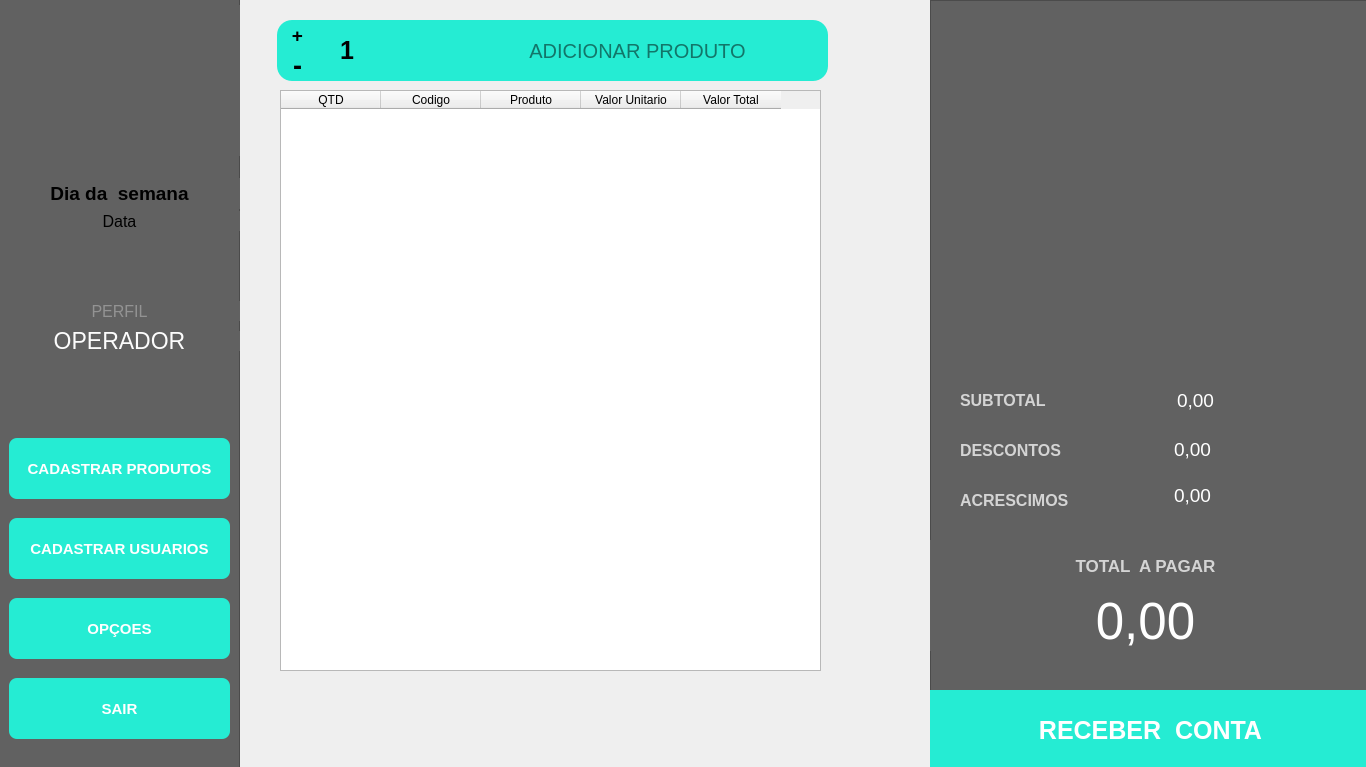
<?xml version="1.0" encoding="UTF-8"?>
<ui version="4.0">
 <class>PDV</class>
 <widget class="QMainWindow" name="PDV">
  <property name="geometry">
   <rect>
    <x>0</x>
    <y>0</y>
    <width>1366</width>
    <height>767</height>
   </rect>
  </property>
  <property name="windowTitle">
   <string>Super Market PDV</string>
  </property>
  <widget class="QWidget" name="centralwidget">
   <widget class="QFrame" name="ContainerValores">
    <property name="geometry">
     <rect>
      <x>930</x>
      <y>0</y>
      <width>441</width>
      <height>771</height>
     </rect>
    </property>
    <property name="styleSheet">
     <string notr="true">background-color: rgb(97, 97, 97);</string>
    </property>
    <property name="frameShape">
     <enum>QFrame::StyledPanel</enum>
    </property>
    <property name="frameShadow">
     <enum>QFrame::Raised</enum>
    </property>
    <widget class="QLabel" name="LabelTotal">
     <property name="geometry">
      <rect>
       <x>0</x>
       <y>540</y>
       <width>431</width>
       <height>51</height>
      </rect>
     </property>
     <property name="font">
      <font>
       <pointsize>13</pointsize>
       <weight>75</weight>
       <bold>true</bold>
      </font>
     </property>
     <property name="styleSheet">
      <string notr="true">color: rgb(212, 212, 212);</string>
     </property>
     <property name="text">
      <string>TOTAL  A PAGAR</string>
     </property>
     <property name="alignment">
      <set>Qt::AlignCenter</set>
     </property>
    </widget>
    <widget class="QLabel" name="LabelTotalValor">
     <property name="geometry">
      <rect>
       <x>0</x>
       <y>590</y>
       <width>431</width>
       <height>61</height>
      </rect>
     </property>
     <property name="font">
      <font>
       <pointsize>38</pointsize>
       <weight>50</weight>
       <bold>false</bold>
      </font>
     </property>
     <property name="styleSheet">
      <string notr="true">color: rgb(255, 255, 255);
</string>
     </property>
     <property name="text">
      <string>0,00</string>
     </property>
     <property name="alignment">
      <set>Qt::AlignCenter</set>
     </property>
    </widget>
    <widget class="QLabel" name="LabelSubtotal">
     <property name="geometry">
      <rect>
       <x>30</x>
       <y>390</y>
       <width>91</width>
       <height>21</height>
      </rect>
     </property>
     <property name="font">
      <font>
       <pointsize>12</pointsize>
       <weight>75</weight>
       <bold>true</bold>
      </font>
     </property>
     <property name="styleSheet">
      <string notr="true">color: rgb(212, 212, 212);</string>
     </property>
     <property name="text">
      <string>SUBTOTAL</string>
     </property>
    </widget>
    <widget class="QLabel" name="LabelDesconto">
     <property name="geometry">
      <rect>
       <x>30</x>
       <y>440</y>
       <width>111</width>
       <height>21</height>
      </rect>
     </property>
     <property name="font">
      <font>
       <pointsize>12</pointsize>
       <weight>75</weight>
       <bold>true</bold>
      </font>
     </property>
     <property name="styleSheet">
      <string notr="true">color: rgb(212, 212, 212);</string>
     </property>
     <property name="text">
      <string>DESCONTOS</string>
     </property>
    </widget>
    <widget class="QLabel" name="LabelAcrescimo">
     <property name="geometry">
      <rect>
       <x>30</x>
       <y>490</y>
       <width>111</width>
       <height>21</height>
      </rect>
     </property>
     <property name="font">
      <font>
       <pointsize>12</pointsize>
       <weight>75</weight>
       <bold>true</bold>
      </font>
     </property>
     <property name="styleSheet">
      <string notr="true">color: rgb(212, 212, 212);</string>
     </property>
     <property name="text">
      <string>ACRESCIMOS</string>
     </property>
    </widget>
    <widget class="QLabel" name="LabelSubtotalValor">
     <property name="geometry">
      <rect>
       <x>170</x>
       <y>390</y>
       <width>191</width>
       <height>21</height>
      </rect>
     </property>
     <property name="font">
      <font>
       <pointsize>14</pointsize>
      </font>
     </property>
     <property name="styleSheet">
      <string notr="true">color: rgb(255, 255, 255);</string>
     </property>
     <property name="text">
      <string>0,00</string>
     </property>
     <property name="alignment">
      <set>Qt::AlignCenter</set>
     </property>
    </widget>
    <widget class="QLineEdit" name="EntryDescontoValor">
     <property name="geometry">
      <rect>
       <x>168</x>
       <y>434</y>
       <width>191</width>
       <height>31</height>
      </rect>
     </property>
     <property name="font">
      <font>
       <pointsize>14</pointsize>
      </font>
     </property>
     <property name="styleSheet">
      <string notr="true">color: rgb(255, 255, 255);
background-color: rgb(97, 97, 97);
border-top-right-radius: 1px;
border-bottom-right-radius: 1px;</string>
     </property>
     <property name="text">
      <string>0,00</string>
     </property>
     <property name="alignment">
      <set>Qt::AlignCenter</set>
     </property>
    </widget>
    <widget class="QLineEdit" name="EntryAcrescimoValor">
     <property name="geometry">
      <rect>
       <x>168</x>
       <y>480</y>
       <width>191</width>
       <height>31</height>
      </rect>
     </property>
     <property name="font">
      <font>
       <pointsize>14</pointsize>
      </font>
     </property>
     <property name="styleSheet">
      <string notr="true">color: rgb(255, 255, 255);
background-color: rgb(97, 97, 97);
border-top-right-radius: 1px;
border-bottom-right-radius: 1px;</string>
     </property>
     <property name="text">
      <string>0,00</string>
     </property>
     <property name="alignment">
      <set>Qt::AlignCenter</set>
     </property>
    </widget>
    <widget class="QPushButton" name="ButtonReceber">
     <property name="geometry">
      <rect>
       <x>0</x>
       <y>690</y>
       <width>441</width>
       <height>81</height>
      </rect>
     </property>
     <property name="font">
      <font>
       <pointsize>19</pointsize>
       <weight>75</weight>
       <bold>true</bold>
      </font>
     </property>
     <property name="styleSheet">
      <string notr="true">background-color: #25ecd3;
border-top-right-radius: 1px;
border-bottom-right-radius: 1px;
color: rgb(255, 255, 255);</string>
     </property>
     <property name="text">
      <string>RECEBER  CONTA</string>
     </property>
    </widget>
   </widget>
   <widget class="QLabel" name="LabelEANLogo">
    <property name="geometry">
     <rect>
      <x>377</x>
      <y>20</y>
      <width>71</width>
      <height>61</height>
     </rect>
    </property>
    <property name="styleSheet">
     <string notr="true">border-top:0px solid #25ecd3;
border-right:0px solid #25ecd3;
border-bottom:0px solid #25ecd3;
border-left:0px solid #25ecd3;
background-color: #25ecd3;</string>
    </property>
    <property name="text">
     <string/>
    </property>
    <property name="pixmap">
     <pixmap>Imagens/Icones/EAN.png</pixmap>
    </property>
    <property name="alignment">
     <set>Qt::AlignCenter</set>
    </property>
   </widget>
   <widget class="QLineEdit" name="EntryEAN">
    <property name="geometry">
     <rect>
      <x>447</x>
      <y>20</y>
      <width>381</width>
      <height>61</height>
     </rect>
    </property>
    <property name="font">
     <font>
      <pointsize>15</pointsize>
     </font>
    </property>
    <property name="styleSheet">
     <string notr="true">background-color: #25ecd3;
border-top-right-radius: 15px;
border-bottom-right-radius: 15px;
</string>
    </property>
    <property name="alignment">
     <set>Qt::AlignCenter</set>
    </property>
    <property name="placeholderText">
     <string>ADICIONAR PRODUTO</string>
    </property>
   </widget>
   <widget class="QLineEdit" name="EditQuantidade">
    <property name="geometry">
     <rect>
      <x>317</x>
      <y>20</y>
      <width>61</width>
      <height>61</height>
     </rect>
    </property>
    <property name="font">
     <font>
      <pointsize>19</pointsize>
      <weight>75</weight>
      <bold>true</bold>
     </font>
    </property>
    <property name="styleSheet">
     <string notr="true">background-color: #25ecd3;
border-top-left-radius: 0px;
border-bottom-left-radius: 0px;</string>
    </property>
    <property name="text">
     <string>1</string>
    </property>
    <property name="alignment">
     <set>Qt::AlignCenter</set>
    </property>
   </widget>
   <widget class="QFrame" name="ContainerDados">
    <property name="geometry">
     <rect>
      <x>-1</x>
      <y>-1</y>
      <width>241</width>
      <height>771</height>
     </rect>
    </property>
    <property name="styleSheet">
     <string notr="true">background-color: rgb(97, 97, 97);</string>
    </property>
    <property name="frameShape">
     <enum>QFrame::StyledPanel</enum>
    </property>
    <property name="frameShadow">
     <enum>QFrame::Raised</enum>
    </property>
    <widget class="QLabel" name="LabelDiaSemana">
     <property name="geometry">
      <rect>
       <x>0</x>
       <y>179</y>
       <width>241</width>
       <height>31</height>
      </rect>
     </property>
     <property name="font">
      <font>
       <pointsize>14</pointsize>
       <weight>75</weight>
       <bold>true</bold>
      </font>
     </property>
     <property name="text">
      <string>Dia da  semana</string>
     </property>
     <property name="alignment">
      <set>Qt::AlignCenter</set>
     </property>
    </widget>
    <widget class="QLabel" name="LabelData">
     <property name="geometry">
      <rect>
       <x>0</x>
       <y>212</y>
       <width>241</width>
       <height>20</height>
      </rect>
     </property>
     <property name="font">
      <font>
       <pointsize>12</pointsize>
       <weight>50</weight>
       <bold>false</bold>
      </font>
     </property>
     <property name="text">
      <string>Data</string>
     </property>
     <property name="alignment">
      <set>Qt::AlignCenter</set>
     </property>
    </widget>
    <widget class="QLabel" name="LabelPerfil">
     <property name="geometry">
      <rect>
       <x>0</x>
       <y>302</y>
       <width>241</width>
       <height>20</height>
      </rect>
     </property>
     <property name="font">
      <font>
       <pointsize>12</pointsize>
      </font>
     </property>
     <property name="styleSheet">
      <string notr="true">color: rgb(147, 147, 147);</string>
     </property>
     <property name="text">
      <string>PERFIL</string>
     </property>
     <property name="alignment">
      <set>Qt::AlignCenter</set>
     </property>
    </widget>
    <widget class="QLabel" name="LabelOperador">
     <property name="geometry">
      <rect>
       <x>0</x>
       <y>332</y>
       <width>241</width>
       <height>20</height>
      </rect>
     </property>
     <property name="font">
      <font>
       <pointsize>17</pointsize>
       <weight>50</weight>
       <bold>false</bold>
      </font>
     </property>
     <property name="styleSheet">
      <string notr="true">color: rgb(252, 252, 252);</string>
     </property>
     <property name="text">
      <string>OPERADOR</string>
     </property>
     <property name="alignment">
      <set>Qt::AlignCenter</set>
     </property>
    </widget>
    <widget class="QLabel" name="LabelLogo">
     <property name="geometry">
      <rect>
       <x>10</x>
       <y>6</y>
       <width>231</width>
       <height>151</height>
      </rect>
     </property>
     <property name="text">
      <string/>
     </property>
     <property name="pixmap">
      <pixmap>Imagens/Icones/SuperMarket-Logo-Color.png</pixmap>
     </property>
     <property name="alignment">
      <set>Qt::AlignCenter</set>
     </property>
    </widget>
    <widget class="QPushButton" name="ButtonCadastroProdutos">
     <property name="geometry">
      <rect>
       <x>10</x>
       <y>439</y>
       <width>221</width>
       <height>61</height>
      </rect>
     </property>
     <property name="font">
      <font>
       <pointsize>11</pointsize>
       <weight>75</weight>
       <bold>true</bold>
      </font>
     </property>
     <property name="styleSheet">
      <string notr="true">background-color: #25ecd3;
border-radius: 8px;
color: rgb(255, 255, 255);</string>
     </property>
     <property name="text">
      <string>CADASTRAR PRODUTOS</string>
     </property>
    </widget>
    <widget class="QPushButton" name="ButtonCadastroUsuario">
     <property name="geometry">
      <rect>
       <x>10</x>
       <y>519</y>
       <width>221</width>
       <height>61</height>
      </rect>
     </property>
     <property name="font">
      <font>
       <pointsize>11</pointsize>
       <weight>75</weight>
       <bold>true</bold>
      </font>
     </property>
     <property name="styleSheet">
      <string notr="true">background-color: #25ecd3;
border-radius: 8px;
color: rgb(255, 255, 255);</string>
     </property>
     <property name="text">
      <string>CADASTRAR USUARIOS</string>
     </property>
    </widget>
    <widget class="QPushButton" name="ButtonOpcao">
     <property name="geometry">
      <rect>
       <x>10</x>
       <y>599</y>
       <width>221</width>
       <height>61</height>
      </rect>
     </property>
     <property name="font">
      <font>
       <pointsize>11</pointsize>
       <weight>75</weight>
       <bold>true</bold>
      </font>
     </property>
     <property name="styleSheet">
      <string notr="true">background-color: #25ecd3;
border-radius: 8px;
color: rgb(255, 255, 255);</string>
     </property>
     <property name="text">
      <string>OPÇOES</string>
     </property>
    </widget>
    <widget class="QPushButton" name="ButtonSair">
     <property name="geometry">
      <rect>
       <x>10</x>
       <y>679</y>
       <width>221</width>
       <height>61</height>
      </rect>
     </property>
     <property name="font">
      <font>
       <pointsize>11</pointsize>
       <weight>75</weight>
       <bold>true</bold>
      </font>
     </property>
     <property name="styleSheet">
      <string notr="true">background-color: #25ecd3;
border-radius: 8px;
color: rgb(255, 255, 255);</string>
     </property>
     <property name="text">
      <string>SAIR</string>
     </property>
    </widget>
   </widget>
   <widget class="QPushButton" name="ButtonMenosQuantidade">
    <property name="geometry">
     <rect>
      <x>277</x>
      <y>50</y>
      <width>41</width>
      <height>31</height>
     </rect>
    </property>
    <property name="font">
     <font>
      <pointsize>20</pointsize>
      <weight>75</weight>
      <bold>true</bold>
     </font>
    </property>
    <property name="styleSheet">
     <string notr="true">background-color: #25ecd3;
border-bottom-left-radius: 15px;</string>
    </property>
    <property name="text">
     <string>-</string>
    </property>
   </widget>
   <widget class="QPushButton" name="ButtonMaisQuantidade">
    <property name="geometry">
     <rect>
      <x>277</x>
      <y>20</y>
      <width>41</width>
      <height>31</height>
     </rect>
    </property>
    <property name="font">
     <font>
      <pointsize>14</pointsize>
      <weight>75</weight>
      <bold>true</bold>
     </font>
    </property>
    <property name="styleSheet">
     <string notr="true">background-color: #25ecd3;
border-top-left-radius: 15px;</string>
    </property>
    <property name="text">
     <string>+</string>
    </property>
   </widget>
   <widget class="QTableWidget" name="TableProdutos">
    <property name="geometry">
     <rect>
      <x>280</x>
      <y>90</y>
      <width>541</width>
      <height>581</height>
     </rect>
    </property>
    <property name="sizeAdjustPolicy">
     <enum>QAbstractScrollArea::AdjustToContentsOnFirstShow</enum>
    </property>
    <property name="editTriggers">
     <set>QAbstractItemView::AnyKeyPressed|QAbstractItemView::DoubleClicked|QAbstractItemView::EditKeyPressed</set>
    </property>
    <property name="wordWrap">
     <bool>true</bool>
    </property>
    <property name="rowCount">
     <number>0</number>
    </property>
    <property name="columnCount">
     <number>5</number>
    </property>
    <attribute name="horizontalHeaderCascadingSectionResizes">
     <bool>false</bool>
    </attribute>
    <column>
     <property name="text">
      <string>QTD</string>
     </property>
    </column>
    <column>
     <property name="text">
      <string>Codigo</string>
     </property>
    </column>
    <column>
     <property name="text">
      <string>Produto</string>
     </property>
    </column>
    <column>
     <property name="text">
      <string>Valor Unitario</string>
     </property>
    </column>
    <column>
     <property name="text">
      <string>Valor Total</string>
     </property>
    </column>
   </widget>
  </widget>
 </widget>
 <resources/>
 <connections/>
</ui>
